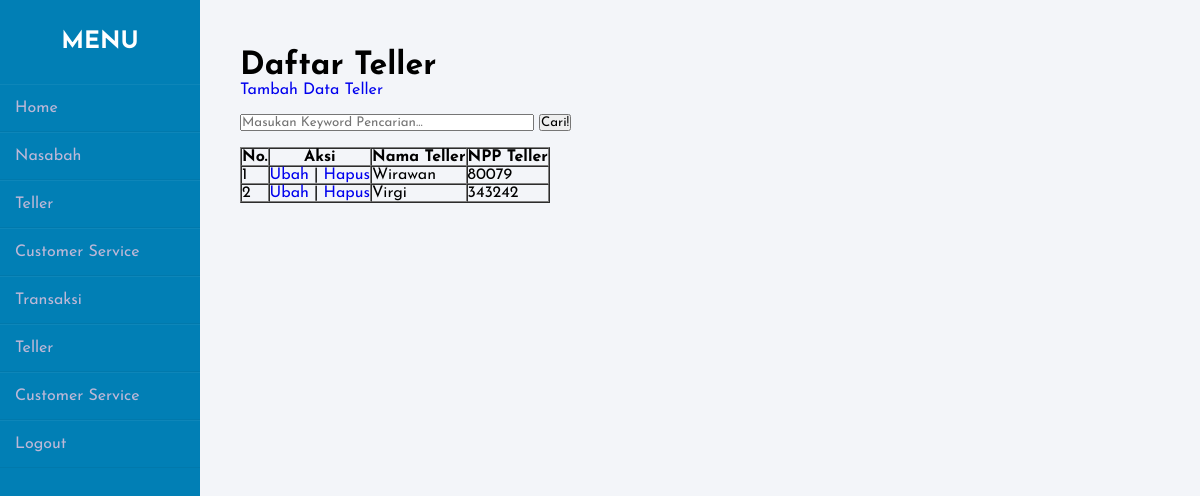
Page /dashboard.php?data=teller/home-teller.php (signed in) on the committed database.
### tables this page shows
CREATE TABLE `tbl_teller` (
  `id_teller` int(10) NOT NULL,
  `nama_teller` varchar(255) NOT NULL,
  `npp_teller` varchar(255) NOT NULL
);

### teller/function-teller.php (called while the page is built, shortened)
<?php $db = mysqli_connect("localhost", "root", "", "e_branch");
    function query($query)
    {
        global $db;
        $result = mysqli_query($db, $query);
        $rows = [];
        while ($row = mysqli_fetch_assoc($result)) {
            $rows[] = $row;
        }
        return $rows;
    }
?>

### teller/home-teller.php (the view, shortened to what this page needs)
<?php
require 'function-teller.php';
$teller = query("SELECT * FROM tbl_teller");
?>
<!DOCTYPE html>
<html lang="en">
<head>
</head>
<body>
<div class="container isi">
    <h1>Daftar Teller</h1>
    <a href="tambah-teller.php">Tambah Data Teller</a>
    <br><br>
    <form action="" method="POST">
        <input type="text" name="keyword" size="40" autofocus placeholder="Masukan Keyword Pencarian..." autocomplete="off">
        <button type="submit" name="cari">Cari!</button>
    </form>
    <br>
    <table border="1" cellpadding="10" cellspacing="0">
        <tr>
            <th>No.</th>
            <th>Aksi</th>
            <th>Nama Teller</th>
            <th>NPP Teller</th>
        </tr>
        <?php $i = 1; ?>
        <?php foreach ($teller as $row) : ?>
            <tr>
                <td><?= $i; ?></td>
                <td>
                    <a href="ubah-teller.php?id_teller=<?= $row["id_teller"]; ?>">Ubah</a> |
                    <a href="hapus-teller.php?id_teller=<?= $row["id_teller"]; ?>" onclick="
                    return confirm('yakin?');">Hapus</a>
                </td>
                <td><?= $row["nama_teller"]; ?></td>
                <td><?= $row["npp_teller"]; ?></td>
            </tr>
            <?php $i++; ?>
        <?php endforeach; ?>
    </table></div>
</body>
</html>

### css/style-dashboard.css (style rules this page uses)
* { margin:0 ; padding: 0; box-sizing: border-box; list-style: none; text-decoration: none; font-family: 'Josefin Sans', sans-serif; }
body { background-color: #f3f5f9; }
.isi { margin-left: 240px; margin-top: 50px; }

### rows in the picture
tbl_teller: nama_teller "Wirawan", npp_teller "80079"
tbl_teller: nama_teller "Virgi", npp_teller "343242"
